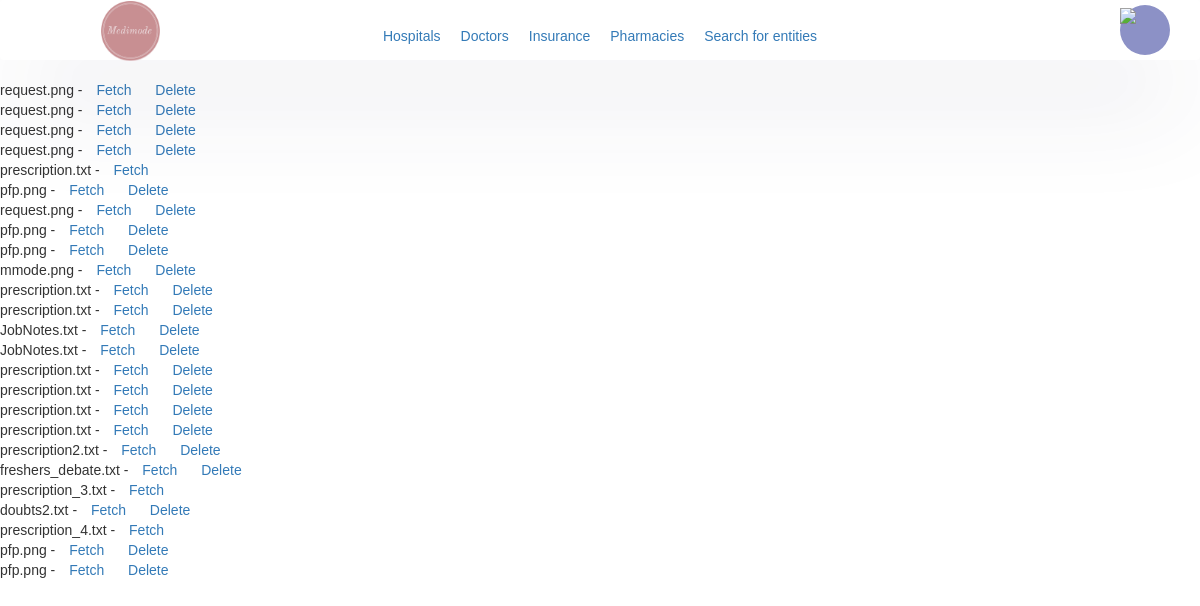
The app's page /medimode/my_documents (signed in) with its own data.
### medimode/models/interaction_models.py (models this page shows, shortened)
class Shareable(Document):
	owner = models.ForeignKey(to=Profile, on_delete=models.CASCADE, related_name='owned_shareables')
	shared_with = models.ManyToManyField(to=Profile, related_name='can_access', blank=True)

### medimode/models/doc_models.py (models this page shows, shortened)
class Document(models.Model):
	doc_file = models.FileField(upload_to='uploads/documents')
	filename = models.CharField(max_length=100)

### medimode/views.py (the view)
# urls.py: path('my_documents', views.MyDocuments.as_view(), name='my_documents'),
class MyDocuments(AuthListView):
	model = Shareable
	def get_queryset(self):
		return Shareable.objects.filter(owner=self.request.user.profile) | Shareable.objects.filter(
			shared_with=self.request.user.profile)

### medimode/views_base.py (called while the page is built)
	def test_func(self):
		return self.request.user.is_staff or self.request.user.profile.approved

### templates/medimode/shareable_list.html (shortened to what this page needs)
{% load static %}
<!DOCTYPE html>
<html lang="en">
<head>
    <link href="{% static 'home.css' %}" rel="stylesheet" />
    <link rel="stylesheet" href="https://maxcdn.bootstrapcdn.com/bootstrap/3.4.1/css/bootstrap.min.css">
</head>
<body>
    {% include 'navbar.html' %}
{% block content %}
    <ul>
        {% for document in object_list %}
            <li>{{ document.filename }} -
                <a href="/medimode/media/verify/{{ document.doc_file.name }}">Fetch</a>
	            {% if document.owner == user.profile %}
                <a href="/medimode/media/delete/{{ document.doc_file.name }}">Delete</a>
              {% endif %}
            </li>
        {% endfor %}
    </ul>
{% endblock %}
</body>
</html>

### static/home.css (style rules this page uses)
* { margin: 0; padding: 0; box-sizing: border-box; font-family: sans-serif; }
a { margin-left: 10px; margin-right: 10px; color: rgba(93, 193, 193, 0.973); }
ul { list-style-type: none; padding: 0; margin: 0; }

### records on screen
Shareable: filename "request.png"
Shareable: filename "request.png"
Shareable: filename "prescription.txt"
Shareable: filename "pfp.png"
Shareable: filename "request.png"
Shareable: filename "pfp.png"
Shareable: filename "pfp.png"
Shareable: filename "mmode.png"
Shareable: filename "prescription.txt"
Shareable: filename "prescription.txt"
Shareable: filename "JobNotes.txt"
Shareable: filename "JobNotes.txt"
Shareable: filename "prescription.txt"
Shareable: filename "prescription.txt"
Shareable: filename "prescription.txt"
Shareable: filename "prescription.txt"
Shareable: filename "prescription2.txt"
Shareable: filename "freshers_debate.txt"
Shareable: filename "prescription_3.txt"
Shareable: filename "doubts2.txt"
Shareable: filename "prescription_4.txt"
Shareable: filename "pfp.png"
